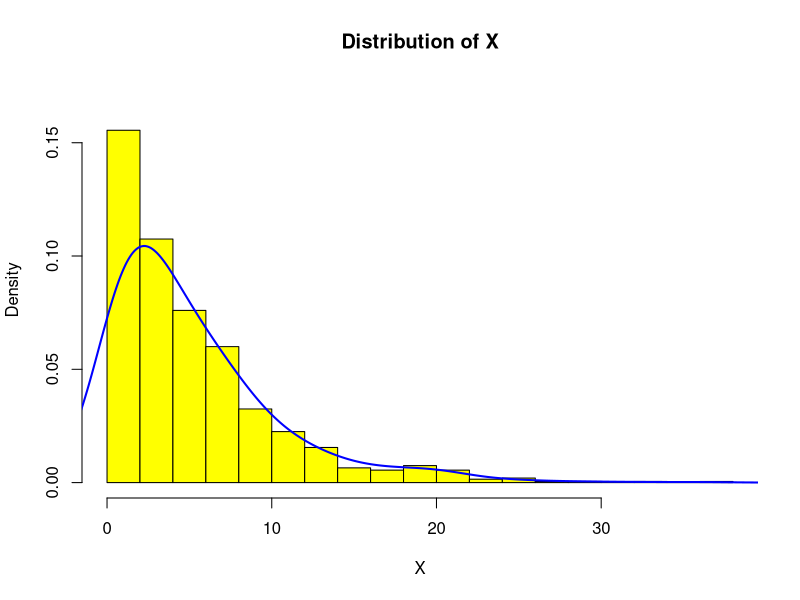
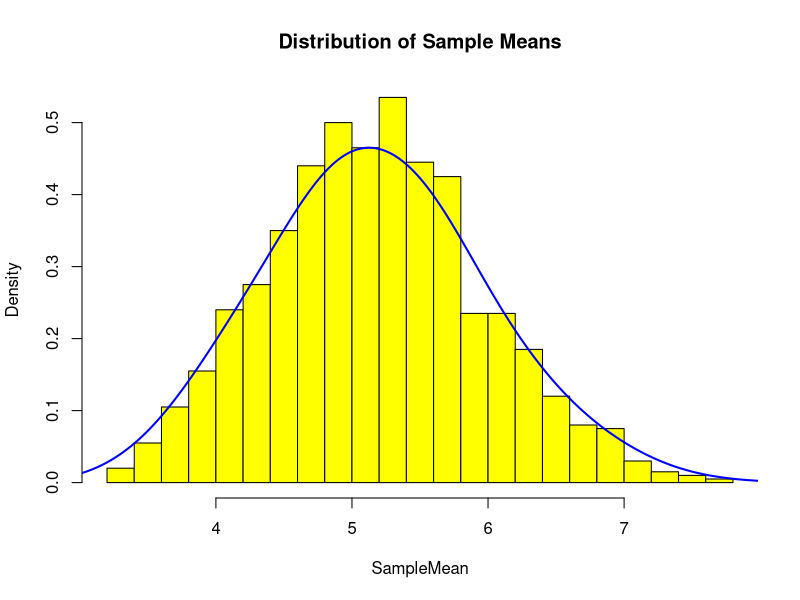
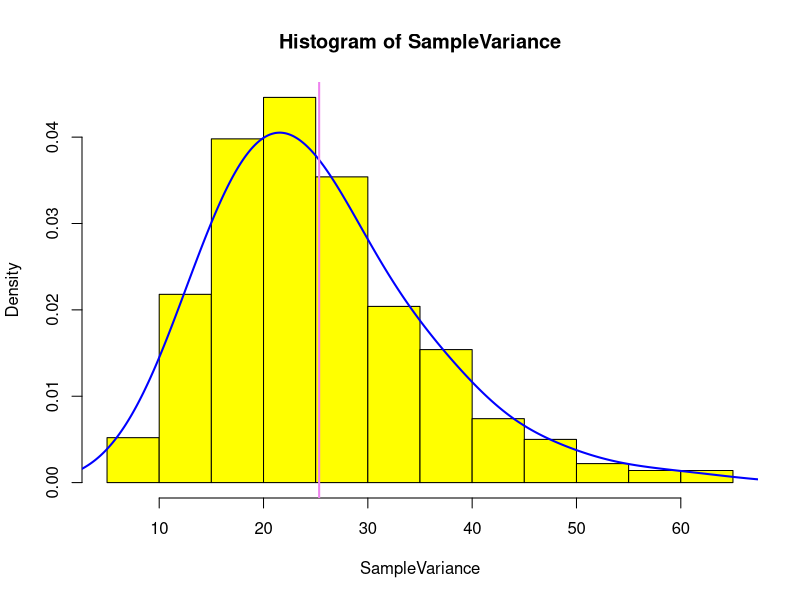
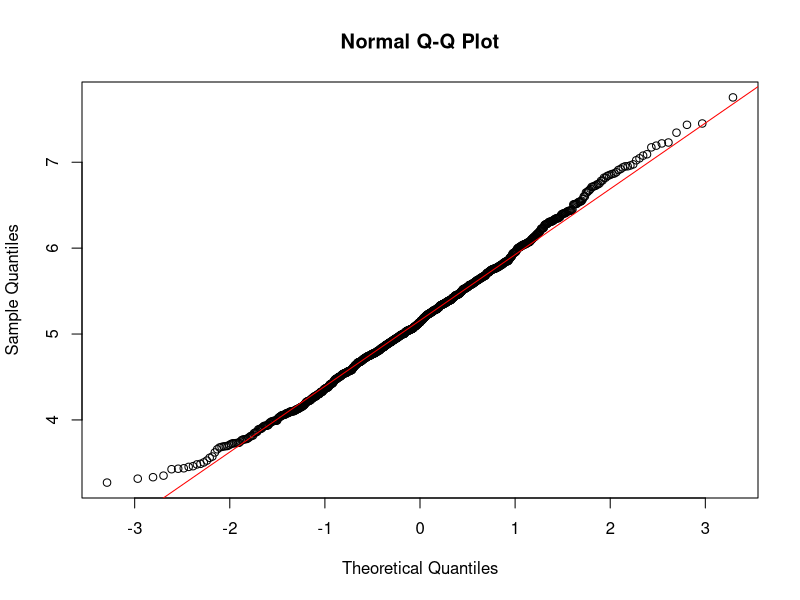

Here is the R script that generated these plots, in order:
## ---- chunk 1
set.seed(123)
X<-rexp(1000,rate=0.2)
## ---- chunk 2
hist(X,prob=T,ylim = c(0,0.17), breaks=20,col = "yellow",main="Distribution of X")
lines(density(X, adjust = 2),col="blue", lwd = 2)
## ---- chunk 3
SampleMean=NULL
for (i in 1:1000) SampleMean<-c(SampleMean, mean(X[sample(1:length(X),40)]))
hist(SampleMean,prob=T, breaks=20,col = "yellow",main="Distribution of Sample Means")
lines(density(SampleMean,adjust=2), col = "blue", lwd=2)
## ---- chunk 4
mean(SampleMean)
## ---- chunk 5
mean(X)
## ---- chunk 6
SampleVariance=NULL
for (i in 1:1000) SampleVariance<-c(SampleVariance, var(X[sample(1:length(X),40)]))
hist(SampleVariance, prob=T, col = "yellow")
lines(density(SampleVariance, adjust=2), col="blue", lwd = 2)
abline(v=mean(SampleVariance),col="violet", lwd = 2)
## ---- chunk 7
mean(SampleVariance)
## ---- chunk 8
var(X)
## ---- chunk 9
qqnorm(SampleMean)
qqline(SampleMean,col="red")
